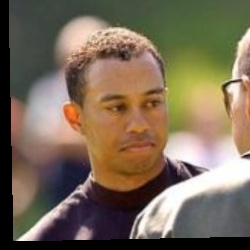
#> input picture assets/examples/samples/even(4).jpg, 250 x 250 px; its folder holds only this picture in this run
$ python -i __init__.py   (imports and definitions only)
#> lines starting #> are read from the running program, lines starting #| are printed output that depends on the picture
"""ctypes bindings to libFaceLivenessSDK.so (Face Liveness, Linux — Windows uses FaceLivenessSDK.dll).

Native libs live in lib/cpu/.
"""

from __future__ import annotations

import atexit
import base64
import ctypes
import io
import json
import os
import sys
from pathlib import Path

_SDK_DIR = Path(__file__).resolve().parent
if str(_SDK_DIR) not in sys.path:
    sys.path.insert(0, str(_SDK_DIR))

import ix_payload

ROOT = Path(__file__).resolve().parent.parent
LIB = ROOT / "lib" / "cpu"
# Windows Face Liveness ships FaceLivenessSDK.dll; Linux uses the same basename.
SO = LIB / "libFaceLivenessSDK.so"
ENGINE = LIB / "libFaceLivenessEngine.so"

# [9 lines not run here, left out]

os.environ["LD_LIBRARY_PATH"] = str(LIB) + (
    (":" + os.environ["LD_LIBRARY_PATH"]) if os.environ.get("LD_LIBRARY_PATH") else ""
)

# Engine + onnx first so wrapper dlopen resolves under RTLD_GLOBAL.
# [7 lines not run here, left out]
# [1 line that did not run here, left out]

# [1 line that did not run here, left out]
# [1 line that did not run here, left out]
# [1 line that did not run here, left out]
# [1 line that did not run here, left out]
# [3 lines that did not run here, left out]
# [1 line that did not run here, left out]
# [1 line that did not run here, left out]


def _bind(name, restype, argtypes, *aliases):
    fn = getattr(_dll, name, None)
    if fn is None:
        for alt in aliases:
            fn = getattr(_dll, alt, None)
            if fn is not None:
                break
    if fn is None:
        return None
    fn.restype = restype
    fn.argtypes = argtypes
    return fn


# [1 line that did not run here, left out]
# [6 lines that did not run here, left out]
# [3 lines that did not run here, left out]
# [3 lines that did not run here, left out]
# [1 line that did not run here, left out]
# [1 line that did not run here, left out]
# [1 line that did not run here, left out]
# [5 lines that did not run here, left out]
# [1 line that did not run here, left out]
# [3 lines that did not run here, left out]
# [3 lines that did not run here, left out]
# [7 lines not run here, left out]


def _opt_sym(name, restype, argtypes):
    fn = getattr(_dll, name, None)
    if fn is None:
        return None
    fn.restype = restype
    fn.argtypes = argtypes
    return fn


# [3 lines that did not run here, left out]
# [3 lines that did not run here, left out]

_MC_BUF = 768
_STATUS_BUF = 512
# The DLL writes up to 16MB (landmarks + quality). A smaller buffer overflows.
_OUT_MIN = 16 * 1024 * 1024
_OUT_MAX = 16 * 1024 * 1024
_MAX_IMG = 8 * 1024 * 1024


def _b(v) -> bytes:
    if v is None:
        raise ValueError("required")
    if isinstance(v, bytes):
        return v
    return str(v).encode("utf-8")


def _out(*parts: bytes):
    n = min(max(_OUT_MIN, sum(len(p) for p in parts) * 2 + 262144), _OUT_MAX)
    return ctypes.create_string_buffer(n)


def _strip(raw: bytes) -> bytes:
    text = raw.decode("utf-8", errors="ignore").strip()
    if text.startswith("data:") and "base64," in text:
        text = text.split("base64,", 1)[1]
    return text.encode("utf-8")


# [23 lines left out: function _fit_b64, not called in this run]


def _fit_encoded_b64(image_b64: str, max_bytes: int = _MAX_IMG) -> bytes:
    """Pass through JPEG/PNG/BMP for createContextFromEncodedImage; else JPEG-convert."""
    raw = _strip(_b(image_b64))
    data = base64.b64decode(raw, validate=False)
    if len(raw) <= max_bytes and (
        data[:3] == b"\xff\xd8\xff"
        or data[:8] == b"\x89PNG\r\n\x1a\n"
        or data[:2] == b"BM"
    ):
        return raw
    return _fit_b64(image_b64, max_bytes)


def backend() -> str:
    return "cpu"


# [25 lines left out: functions get_machine_code, get_license_status, not called in this run]


def activate(license_path: str) -> int:
    return int(_dll.FaceSDK_activate(_b(license_path)))


# [7 lines left out: function release, not called in this run]


# [1 line not run here, left out]


# [46 lines left out: functions init_sdk, missing_databases, detect, quality, _image_flags, not called in this run]


def face_detect(image: str, crop_image: bool = False) -> str:
    return _image_flags(_dll.FaceSDK_face_detect, image, crop_image)


def face_attribute(image: str, crop_image: bool = False) -> str:
    return _image_flags(_dll.FaceSDK_face_attribute, image, crop_image)


def image_quality(image: str, crop_image: bool = False) -> str:
    return _image_flags(_dll.FaceSDK_image_quality, image, crop_image)


# [173 lines left out: functions deepfake, landmarks, match, feature, similarity_score, similarity and 7 more, not called in this run]


def liveness(image: str) -> str:
    image_b = _fit_encoded_b64(image)
    raw = _liveness_once(image_b)
    faces = _liveness_faces(raw)
    if len(faces) <= 1 or all(
        not isinstance(face, dict) or _has_liveness_score(face) for face in faces
    ):
        return raw
    return _liveness_each_face(image, raw, faces)


# [1 line that did not run here, left out]
# [1 line that did not run here, left out]
# [1 line that did not run here, left out]
# [1 line that did not run here, left out]
# [1 line that did not run here, left out]

_vw_on = False
_vw_threshold = 0.67


def vw_running() -> bool:
    return _vw_on


def vw_threshold() -> float:
    return _vw_threshold


# [43 lines left out: functions vw_start, vw_stop, vw_set_database, vw_add_frame, vw_poll_events, not called in this run]

>>> import cv2
>>> picture = cv2.imread('../assets/examples/samples/even(4).jpg', cv2.IMREAD_GRAYSCALE)
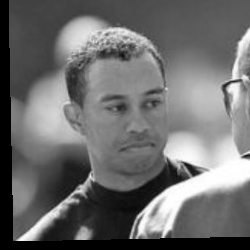
#> picture: shape (250, 250); min 0, max 255, mean 109
>>> result = liveness(picture)
#> (the run stopped early here; a loop or call above may not have finished)

$ run again, on assets/examples/samples/fake_1.jpg
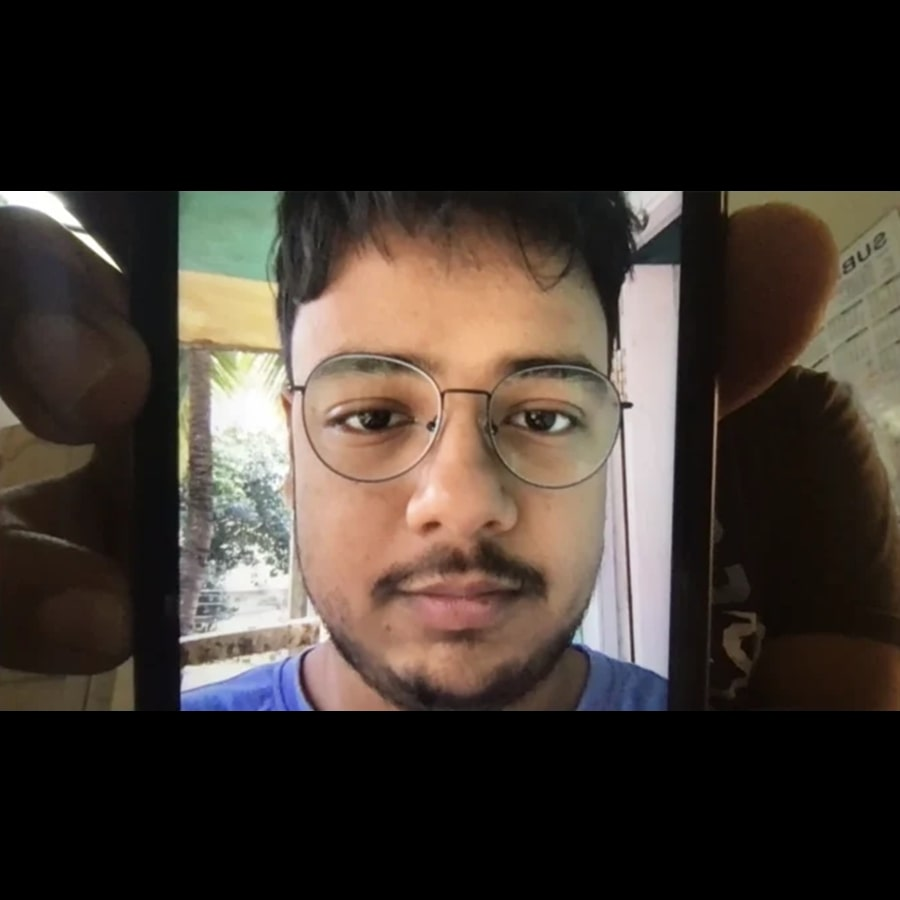
#> input picture assets/examples/samples/fake_1.jpg, 900 x 900 px
#> `picture = cv2.imread('../assets/examples/samples/even(4).jpg', cv2.IMR..`:
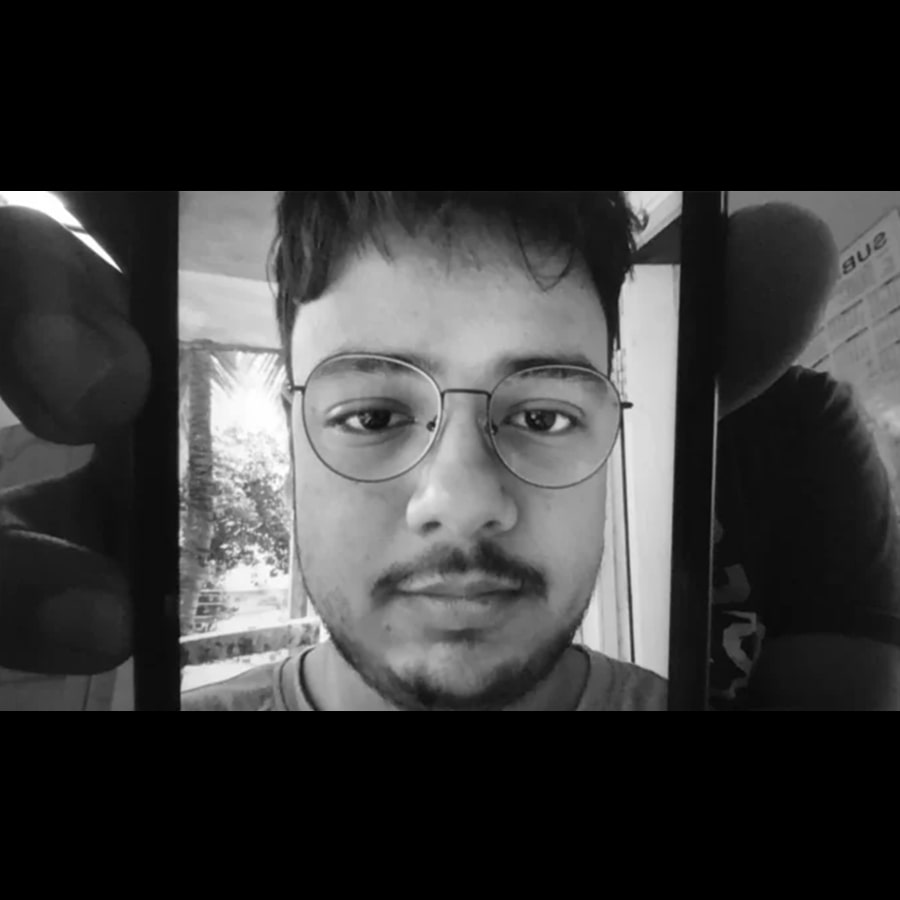
#> picture: shape (900, 900); min 0, max 255, mean 54.6

$ run again, on assets/examples/samples/fake_2.jpg
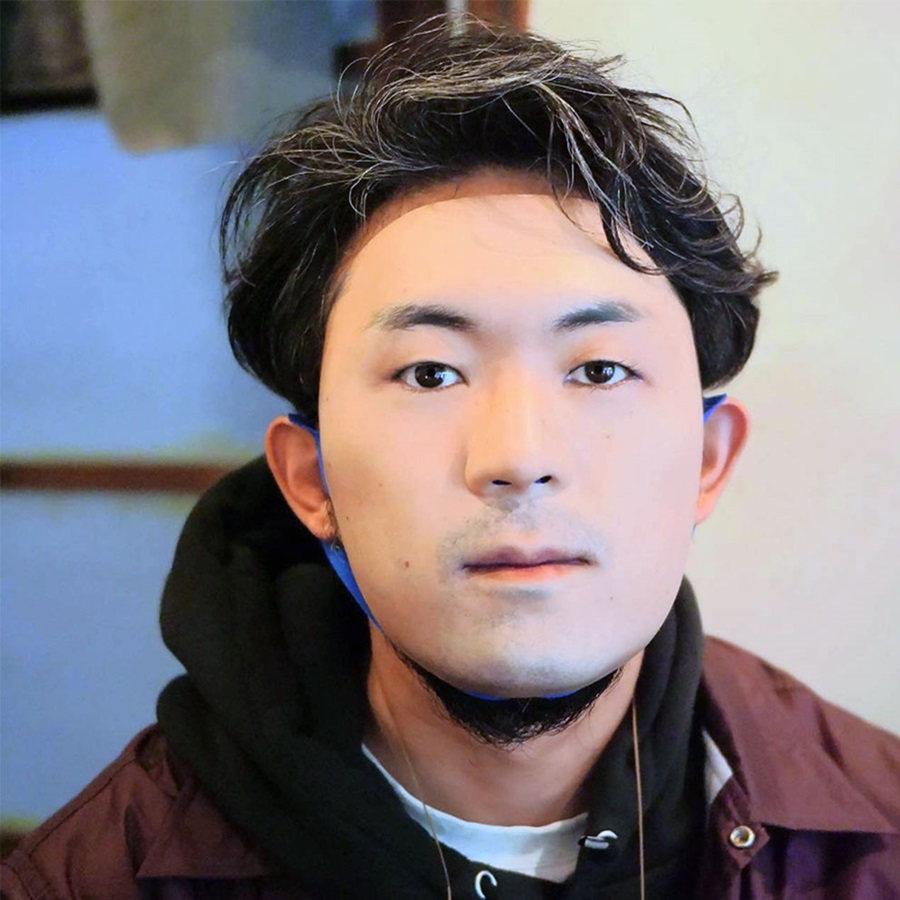
#> input picture assets/examples/samples/fake_2.jpg, 900 x 900 px
#> `picture = cv2.imread('../assets/examples/samples/even(4).jpg', cv2.IMR..`:
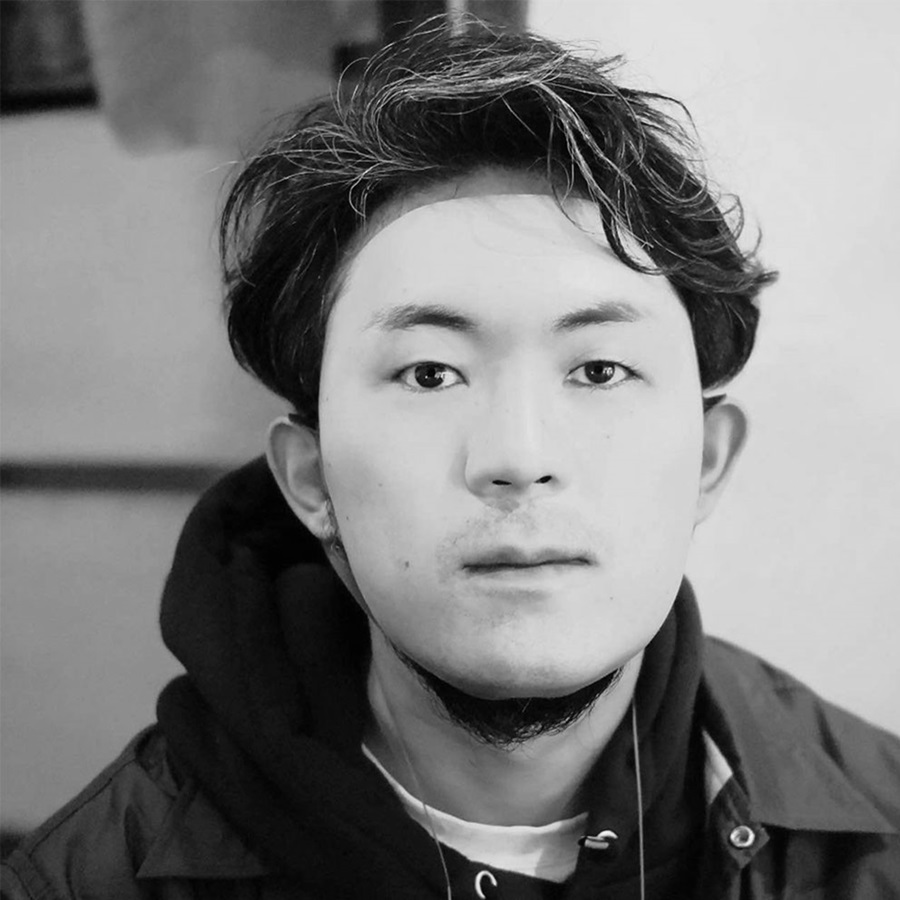
#> picture: shape (900, 900); min 0, max 248, mean 125

$ run again, on assets/examples/samples/fake_3.jpg
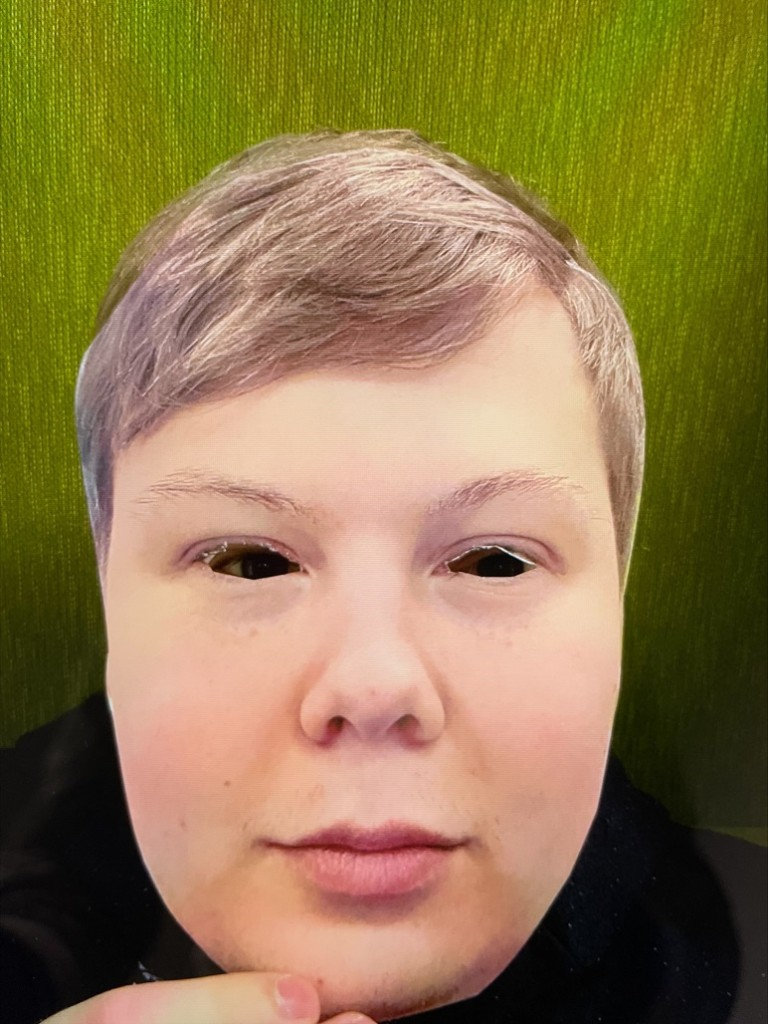
#> input picture assets/examples/samples/fake_3.jpg, 768 x 1024 px
#> `picture = cv2.imread('../assets/examples/samples/even(4).jpg', cv2.IMR..`:
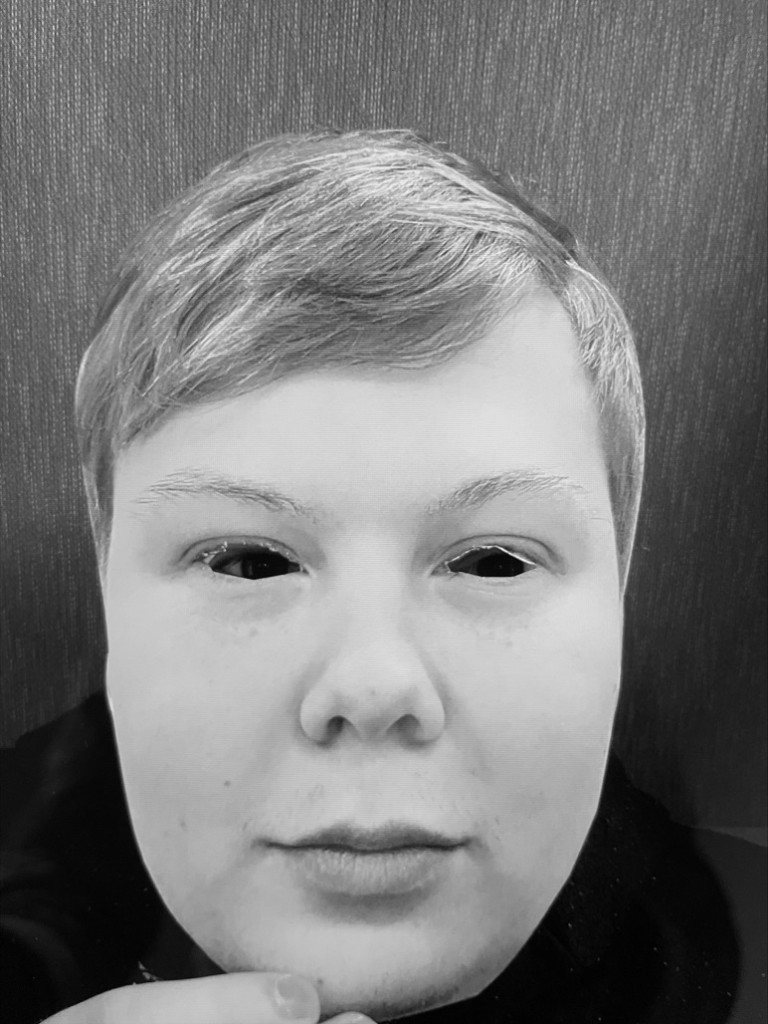
#> picture: shape (1024, 768); min 0, max 243, mean 122.9
